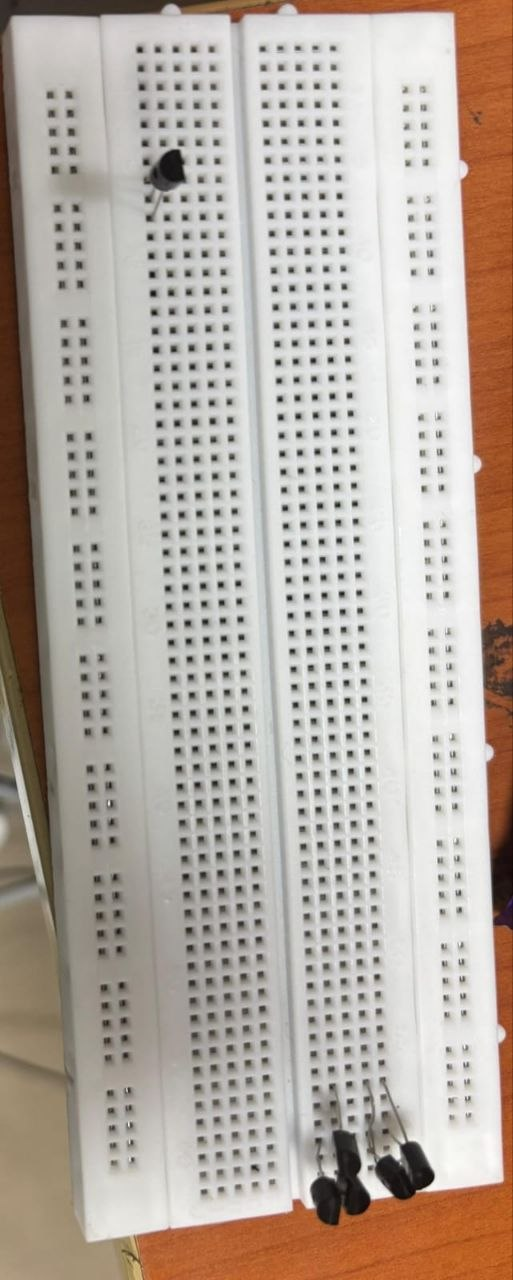
#> input picture hungry.jpg, 513 x 1280 px
$ python dotted.py
#> lines starting #> are read from the running program, lines starting #| are printed output that depends on the picture; after the words box and inside, x2 and y2 are one past the last pixel; in counts of white or black regions, pixels touching at a corner belong together
import cv2
import numpy as np


# [114 lines left out: functions cluster_1d, split_into_runs, merge_intervals, merge_lines_by_coordinate, not called in this run]


def detect_dotted_lines_hv_merged(image_path, debug=False):
#> called with image_path = 'hungry.jpg', debug = False
    img = cv2.imread(image_path)
#> img is the input picture: shape (1280, 513, 3); mean B, G, R 162.4, 171.6, 182
    if img is None:
        raise ValueError(f"Could not read image: {image_path}")

    output = img.copy()
    gray = cv2.cvtColor(img, cv2.COLOR_BGR2GRAY)
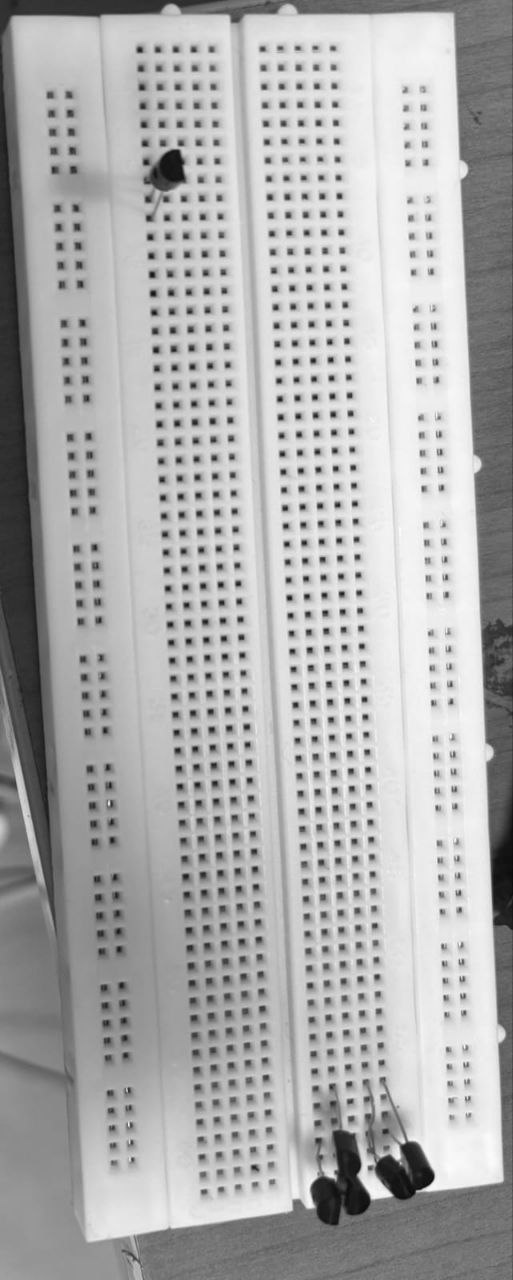
#> gray: shape (1280, 513); min 7, max 253, mean 173.7

    # Dark holes/dots become white
    _, binary = cv2.threshold(gray, 180, 255, cv2.THRESH_BINARY_INV)
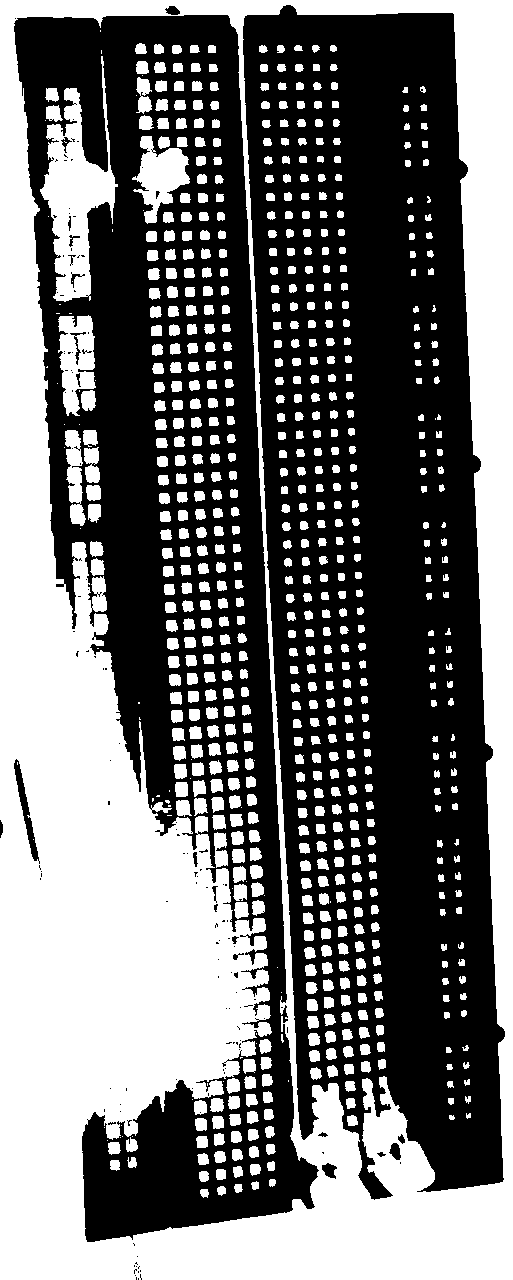
#> binary: shape (1280, 513); 44.6% white; 717 white regions (60 under 20 px), largest, box (x1, y1, x2, y2) and area: (0, 0, 513, 1280) 225692, (40, 56, 118, 302) 7901, (58, 315, 96, 416) 2530

    # Clean noise
    kernel = cv2.getStructuringElement(cv2.MORPH_ELLIPSE, (3, 3))
    binary = cv2.morphologyEx(binary, cv2.MORPH_OPEN, kernel)
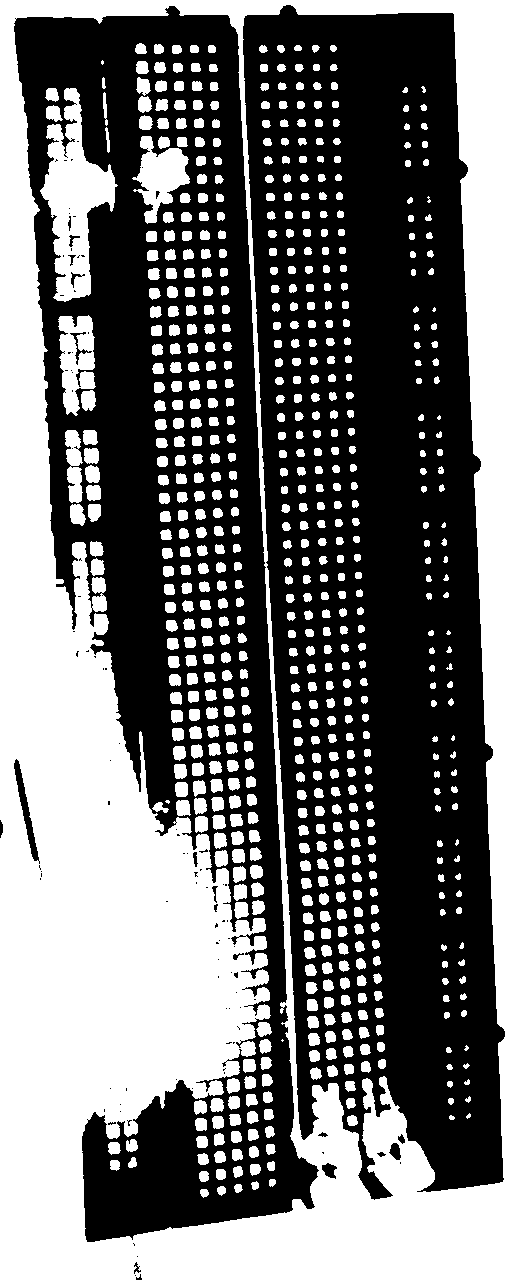
#> binary: shape (1280, 513); 44.3% white; 673 white regions (11 under 20 px)

    contours, _ = cv2.findContours(binary, cv2.RETR_EXTERNAL, cv2.CHAIN_APPROX_SIMPLE)
#> contours = 1 contour; box (x1, y1, x2, y2) and area: (0, 0, 513, 1280) 654786

    centers = []
    for cnt in contours:
        area = cv2.contourArea(cnt)
        if area < 5 or area > 200:
            continue

        x, y, w, h = cv2.boundingRect(cnt)
        aspect_ratio = w / float(h)

        if 0.5 < aspect_ratio < 2.0:
            cx = x + w // 2
            cy = y + h // 2
            centers.append((cx, cy))

            if debug:
                cv2.rectangle(output, (x, y), (x + w, y + h), (0, 255, 255), 1)
#> this loop made 1 pass
#> area on pass 1: 654786
#> after the loop, centers = []

    if len(centers) < 2:
        return output, [], []

    min_points_in_line = 4
    coord_tolerance = 10
    max_gap = 40
    merge_gap = 12

    horizontal_candidates = []
    vertical_candidates = []

    # -------------------------
    # Horizontal detection
    # -------------------------
    h_groups = cluster_1d(centers, axis=1, tolerance=coord_tolerance)

    for group in h_groups:
        if len(group) < min_points_in_line:
            continue

        group = sorted(group, key=lambda p: p[0])  # sort by x
        runs = split_into_runs(group, axis=0, max_gap=max_gap)

        for run in runs:
            if len(run) >= min_points_in_line:
                y = int(round(np.mean([p[1] for p in run])))
                x1 = min(p[0] for p in run)
                x2 = max(p[0] for p in run)
                horizontal_candidates.append((y, x1, x2, run))

    # -------------------------
    # Vertical detection
    # -------------------------
    v_groups = cluster_1d(centers, axis=0, tolerance=coord_tolerance)

    for group in v_groups:
        if len(group) < min_points_in_line:
            continue

        group = sorted(group, key=lambda p: p[1])  # sort by y
        runs = split_into_runs(group, axis=1, max_gap=max_gap)

        for run in runs:
            if len(run) >= min_points_in_line:
                x = int(round(np.mean([p[0] for p in run])))
                y1 = min(p[1] for p in run)
                y2 = max(p[1] for p in run)
                vertical_candidates.append((x, y1, y2, run))

    # -------------------------
    # Merge overlapping lines
    # -------------------------
    merged_horizontal = merge_lines_by_coordinate(
        horizontal_candidates,
        coord_index=0,   # y
        start_index=1,   # x1
        end_index=2,     # x2
        coord_tolerance=coord_tolerance,
        merge_gap=merge_gap
    )

    merged_vertical = merge_lines_by_coordinate(
        vertical_candidates,
        coord_index=0,   # x
        start_index=1,   # y1
        end_index=2,     # y2
        coord_tolerance=coord_tolerance,
        merge_gap=merge_gap
    )

    # -------------------------
    # Draw result
    # -------------------------
    for y, x1, x2, pts in merged_horizontal:
        cv2.line(output, (x1, y), (x2, y), (0, 0, 255), 2)
        for px, py in pts:
            cv2.circle(output, (px, py), 3, (0, 255, 0), -1)

    for x, y1, y2, pts in merged_vertical:
        cv2.line(output, (x, y1), (x, y2), (255, 0, 0), 2)
        for px, py in pts:
            cv2.circle(output, (px, py), 3, (0, 255, 0), -1)

    return output, merged_horizontal, merged_vertical


if __name__ == "__main__":
    input_path = "hungry.jpg"
    output_path = "output_merged.png"

    result_img, h_lines, v_lines = detect_dotted_lines_hv_merged(input_path, debug=False)
#> h_lines = []; v_lines = []

    print(f"Horizontal lines: {len(h_lines)}")
#| Horizontal lines: 0
    for i, (y, x1, x2, pts) in enumerate(h_lines, 1):
        print(f"H{i}: y={y}, x1={x1}, x2={x2}, dots={len(pts)}")
#> this loop made 0 passes

    print(f"Vertical lines: {len(v_lines)}")
#| Vertical lines: 0
    for i, (x, y1, y2, pts) in enumerate(v_lines, 1):
        print(f"V{i}: x={x}, y1={y1}, y2={y2}, dots={len(pts)}")

    cv2.imwrite(output_path, result_img)
    print(f"Saved: {output_path}")
